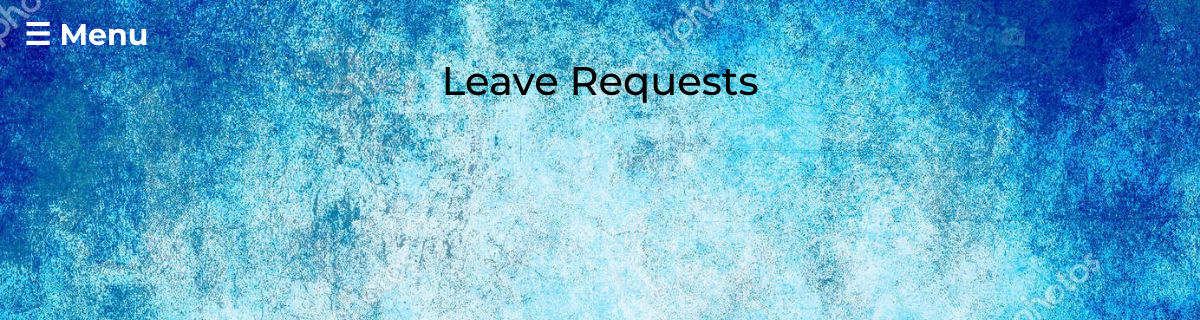
/leavem.php (signed in), run on an earlier commit of the app's database.
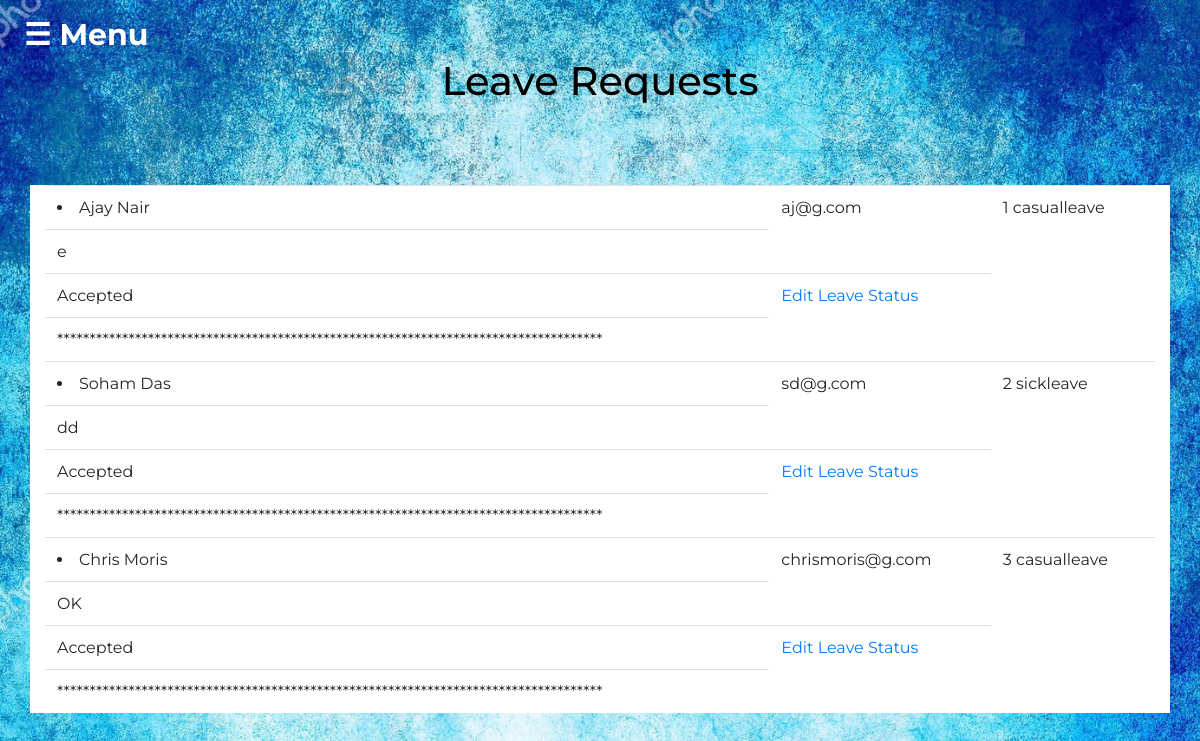
And on a later commit of the database.
### tables this page shows
CREATE TABLE `leave` (
  `leave_id` int(11) NOT NULL,
  `sickleave` int(11) DEFAULT NULL,
  `earnleave` int(11) DEFAULT NULL,
  `casualleave` int(11) DEFAULT NULL,
  `nationalfesholiday` int(11) DEFAULT NULL,
  `paidleave` int(11) DEFAULT NULL,
  `leavereason` text DEFAULT NULL,
  `leaveapproval` varchar(50) DEFAULT 'Pending approval',
  `leavetype` varchar(50) DEFAULT NULL,
  `reqleave` int(11) DEFAULT NULL
);

CREATE TABLE `addemploy` (
  `Employ_ID` int(11) NOT NULL,
  `fname` varchar(45) DEFAULT NULL,
  `mname` varchar(45) DEFAULT NULL,
  `lname` varchar(45) DEFAULT NULL,
  `qualify` varchar(45) DEFAULT NULL,
  `blood` varchar(45) DEFAULT NULL,
  `email` varchar(45) DEFAULT NULL,
  `phone` varchar(20) DEFAULT NULL,
  `exp` varchar(45) DEFAULT NULL,
  `department` varchar(45) DEFAULT NULL,
  `designation` varchar(45) DEFAULT NULL,
  `addr` varchar(45) DEFAULT NULL,
  `Password` varchar(45) NOT NULL,
  `MainRole` varchar(45) NOT NULL
);

### leavem.php (the view, shortened to what this page needs)
<?php
 include('bootstrap.php');
include 'configall.php';
 ?>
<!DOCTYPE html>
<html>
    <head>
        <link rel="stylesheet" type="text/css" href="viewemploy.css?v=<?php echo time(); ?>">
    </head>
    <body>
    <div class="bar">
    	<span style="font-size:30px;cursor:pointer" onclick="openNav()">&#9776; Menu</span>
    </div>
    <div class="heading">
      <center><h2>Leave Requests</h2></center>
    </div>
    <br><br><br>
    <div class="container">
      <?php  echo('<table class="table table-hover">'."\n");
    $stmt = $pdo->query("SELECT `addemploy`.*, `leave`.*\n"
    . "FROM `addemploy` \n"
    . "	LEFT JOIN `leave` ON `leave`.`leave_id` = `addemploy`.`Employ_ID`\n"
    . "WHERE `leave`.`reqleave` IS NOT NULL");
    while ( $row = $stmt->fetch(PDO::FETCH_ASSOC) ) {
        echo "<tr><td><li>";
        echo(htmlentities($row['fname']));
		echo(htmlentities($row['lname']));
        echo("</td><td>");
        echo(htmlentities($row['email']));
        echo("</td><td>");
        echo(htmlentities($row['reqleave']));
		echo(htmlentities($row['leavetype']));
        echo("</td></tr>");
        echo "<tr><td>";
        echo(htmlentities($row['leavereason']));
        echo("</td></tr>");
        echo "<tr><td>";
        echo(htmlentities($row['leaveapproval']));
        echo("</td><td>");
        echo('<a href="leavem1.php?id='.$row['Employ_ID'].'">Edit Leave Status</a>');
        echo("</li></td></tr>\n");
        echo("<tr><td>************************************************************************************</td></tr>\n");
    }
    ?>
  </div>
    </body>
</html>

What changed in the data, as far as the page shows it:
now on this page (row edited): leave: leave_id.fname "Ajay", leave_id.lname "Nair", leave_id.email "aj@g.com", reqleave "1", leavetype "casualleave", leavereason "e", leaveapproval "Accepted"
now on this page (row edited): leave: leave_id.fname "Soham", leave_id.lname "Das", leave_id.email "sd@g.com", reqleave "2", leavetype "sickleave", leavereason "dd", leaveapproval "Accepted"
now on this page (row edited): leave: leave_id.fname "Chris", leave_id.lname "Moris", leave_id.email "chrismoris@g.com", reqleave "3", leavetype "casualleave", leavereason "OK", leaveapproval "Accepted"
